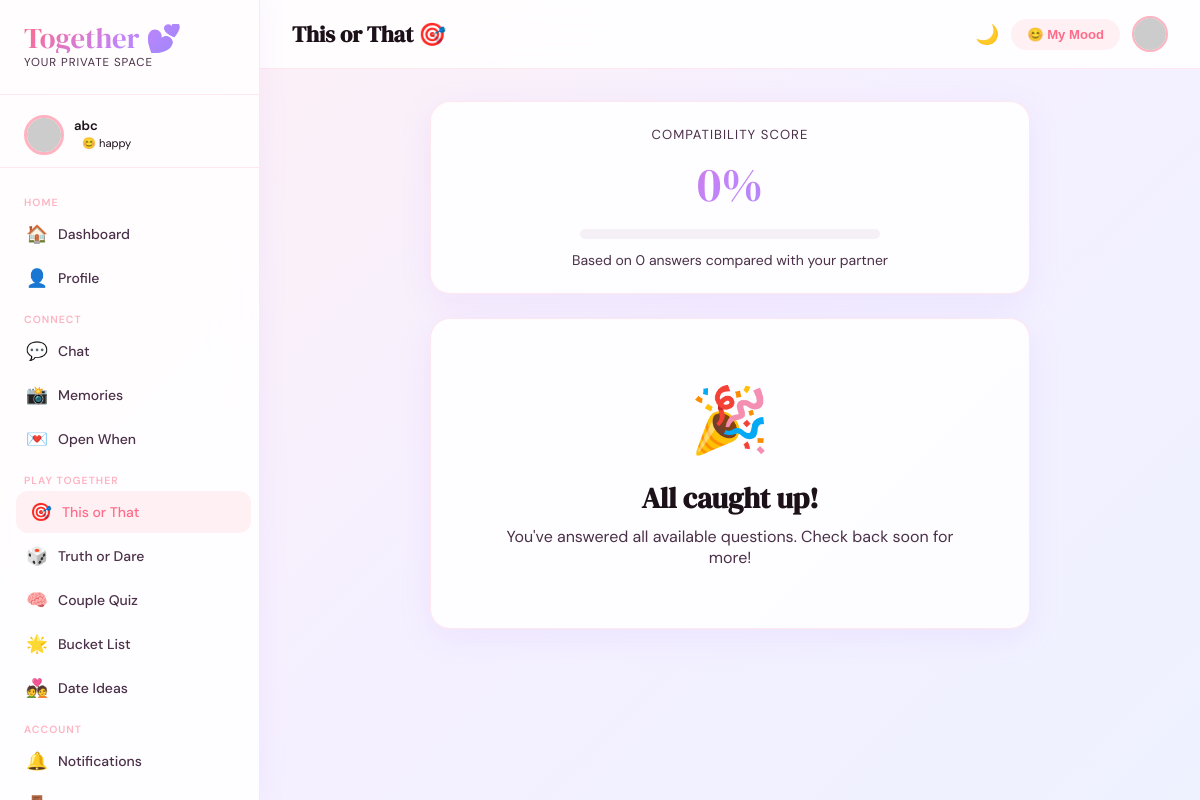
The page /games/this-or-that/ (signed in) on the database as committed earlier.
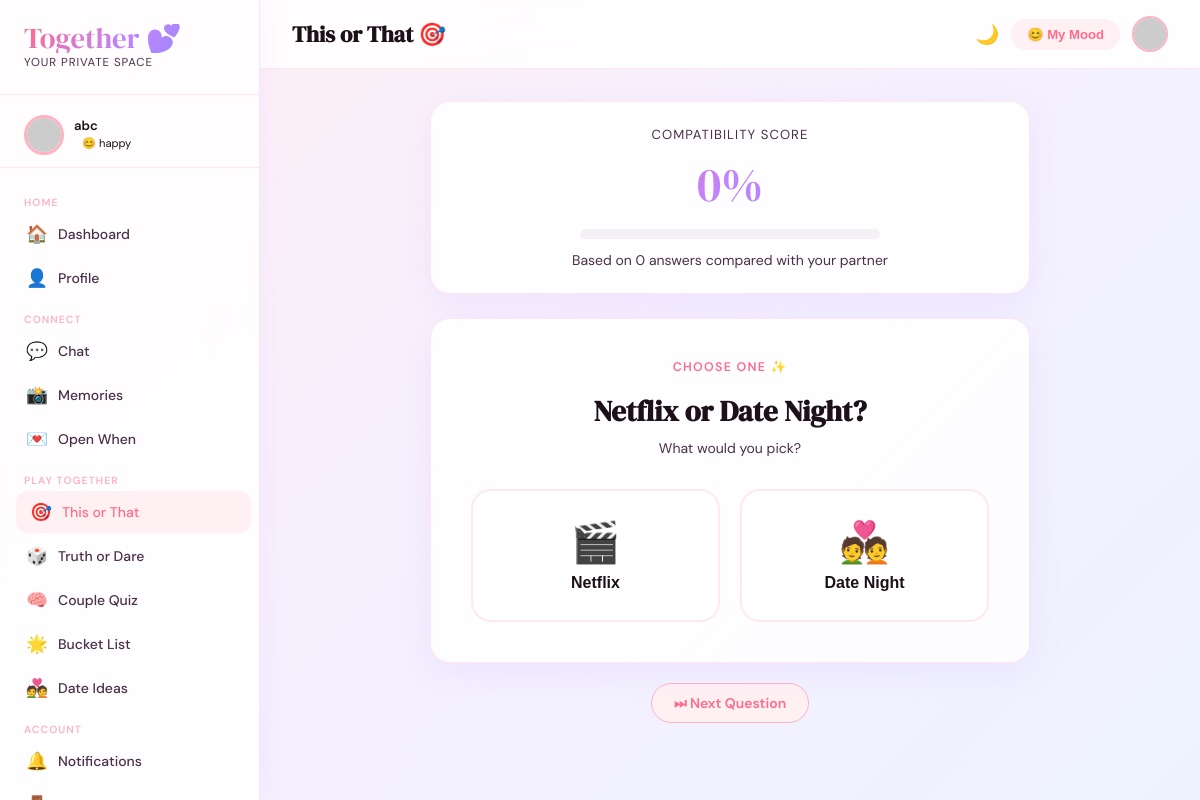
The same page on the database as committed later.
### accounts/models.py (models this page shows, shortened)
class User(AbstractUser):
    avatar = models.ImageField(upload_to='avatars/', null=True, blank=True)
    bio = models.TextField(blank=True)
    nickname = models.CharField(max_length=50, blank=True)
    invite_code = models.UUIDField(default=uuid.uuid4, unique=True, editable=False)
    partner = models.OneToOneField('self', null=True, blank=True, on_delete=models.SET_NULL, related_name='partner_of')
    couple_since = models.DateField(null=True, blank=True)
    anniversary = models.DateField(null=True, blank=True)
    next_meeting = models.DateField(null=True, blank=True)
    current_mood = models.CharField(max_length=50, blank=True, default='happy')
    mood_message = models.CharField(max_length=200, blank=True)
    streak_count = models.IntegerField(default=0)
    last_active = models.DateTimeField(auto_now=True)
    theme_preference = models.CharField(max_length=20, default='light', choices=[('light','Light'),('dark','Dark')])
    def get_avatar_url(self):
        if self.avatar:
            return self.avatar.url
        return f"https://api.dicebear.com/7.x/adventurer/svg?seed={self.username}"
    def is_coupled(self):
        return self.partner is not None

### games/models.py (models this page shows)
class ThisOrThatQuestion(models.Model):
    question = models.CharField(max_length=200)
    option_a = models.CharField(max_length=100)
    option_b = models.CharField(max_length=100)
    emoji_a = models.CharField(max_length=10, default='☕')
    emoji_b = models.CharField(max_length=10, default='🍵')

### games/views.py (the view)
@login_required
def this_or_that(request):
    user = request.user
    all_qs    = list(ThisOrThatQuestion.objects.all())
    answered  = set(
        ThisOrThatAnswer.objects.filter(user=user)
                                .values_list('question_id', flat=True)
    )
    unanswered = [q for q in all_qs if q.id not in answered]
    if unanswered:
        question = random.choice(unanswered)
    elif all_qs:
        question = random.choice(all_qs)
    else:
        question = None
    my_answer      = None
    partner_answer = None
    match_pct      = 0
    match_count    = 0
    total_compared = 0
    if question:
        my_answer = ThisOrThatAnswer.objects.filter(
            user=user, question=question
        ).first()
        if user.partner:
            partner_answer = ThisOrThatAnswer.objects.filter(
                user=user.partner, question=question
            ).first()
            my_ans_map = dict(
                ThisOrThatAnswer.objects.filter(user=user)
                                        .values_list('question_id', 'answer')
            )
            partner_ans_map = dict(
                ThisOrThatAnswer.objects.filter(user=user.partner)
                                        .values_list('question_id', 'answer')
            )
            common_ids = set(my_ans_map) & set(partner_ans_map)
            total_compared = len(common_ids)
            match_count    = sum(
                1 for qid in common_ids
                if my_ans_map[qid] == partner_ans_map[qid]
            )
            match_pct = int(match_count / total_compared * 100) if total_compared else 0
    return render(request, 'games/this_or_that.html', {
        'question':       question,
        'my_answer':      my_answer,
        'partner_answer': partner_answer,
        'match_pct':      match_pct,
        'match_count':    match_count,
        'total_compared': total_compared,
        'answered_total': len(answered),
        'total_qs':       len(all_qs),
    })

### templates/games/this_or_that.html (shortened to what this page needs)
{% extends 'base.html' %}
{% block nav_tot %}active{% endblock %}
{% block page_title %}This or That 🎯{% endblock %}
{% block content %}
{% load static %}
<div style="max-width:600px;margin:0 auto;" class="fade-in">
  <div class="glass-card" style="padding:24px;margin-bottom:24px;text-align:center;">
    <p style="color:var(--ink-soft);font-size:0.82rem;text-transform:uppercase;letter-spacing:0.08em;margin-bottom:8px;">Compatibility Score</p>
    <div style="font-family:'DM Serif Display',serif;font-size:3rem;background:var(--gradient);-webkit-background-clip:text;-webkit-text-fill-color:transparent;background-clip:text;">{{ match_pct }}%</div>
    <div class="match-bar" style="margin:12px auto;max-width:300px;">
    </div>
    <p style="color:var(--ink-soft);font-size:0.875rem;">Based on {{ total_compared }} answer{{ total_compared|pluralize }} compared with your partner</p>
  </div>
  {% if question %}
  <div class="glass-card" style="padding:40px;text-align:center;" id="questionCard">
    <div style="font-size:0.78rem;text-transform:uppercase;letter-spacing:0.1em;color:var(--rose);font-weight:600;margin-bottom:16px;">Choose one ✨</div>
    <h2 style="font-family:'DM Serif Display',serif;font-size:1.8rem;margin-bottom:8px;color:var(--ink);">{{ question.question }}</h2>
    <p style="color:var(--ink-soft);font-size:0.875rem;margin-bottom:32px;">What would you pick?</p>
    <div class="this-or-that-options" id="options">
      <button class="option-btn" id="btnA" onclick="answer('A', this)">
        <span class="option-emoji">{{ question.emoji_a }}</span>
        <span>{{ question.option_a }}</span>
      </button>
      <button class="option-btn" id="btnB" onclick="answer('B', this)">
        <span class="option-emoji">{{ question.emoji_b }}</span>
        <span>{{ question.option_b }}</span>
      </button>
    </div>
  </div>
  <div style="text-align:center;margin-top:20px;">
    <a href="{% url 'this_or_that' %}" class="btn-soft">⏭ Next Question</a>
  </div>
  {% else %}
  <div class="glass-card" style="padding:60px;text-align:center;">
    <div style="font-size:4rem;margin-bottom:16px;">🎉</div>
    <h2 style="font-family:'DM Serif Display',serif;font-size:1.8rem;margin-bottom:8px;">All caught up!</h2>
    <p style="color:var(--ink-soft);">You've answered all available questions. Check back soon for more!</p>
  </div>
  {% endif %}
</div>
{% endblock %}

### templates/base.html (shortened to what this page needs)
<!DOCTYPE html>
<html lang="en" data-theme="{{ request.user.theme_preference|default:'light' }}">
<head>
  <link rel="stylesheet" href="https://cdnjs.cloudflare.com/ajax/libs/font-awesome/6.5.0/css/all.min.css">
  {% load static %}
  <link rel="stylesheet" href="{% static 'css/together.css' %}">
</head>
<body>
{% if user.is_authenticated %}
<aside class="sidebar" id="sidebar">
  <div class="sidebar-logo">
    <div class="brand">Together 💕</div>
    <div class="tagline">your private space</div>
  </div>
  {% if user.is_coupled %}
  <div style="padding: 12px 24px; border-bottom: 1px solid var(--card-border); margin-bottom: 8px;">
    <div style="display:flex;align-items:center;gap:10px;">
      <img src="{{ user.partner.get_avatar_url }}" alt="partner" class="partner-avatar" style="width:40px;height:40px;">
      <div>
        <div style="font-size:0.82rem;font-weight:600;color:var(--ink);">{{ user.partner.first_name|default:user.partner.username }}</div>
        <div class="partner-mood" style="font-size:0.7rem;padding:2px 8px;">
          {% if user.partner.current_mood == 'happy' %}😊
          {% elif user.partner.current_mood == 'missing' %}💭
          {% elif user.partner.current_mood == 'busy' %}💼
          {% elif user.partner.current_mood == 'tired' %}😴
          {% elif user.partner.current_mood == 'sad' %}😢
          {% elif user.partner.current_mood == 'excited' %}🎉
          {% elif user.partner.current_mood == 'love' %}❤️
          {% else %}✨{% endif %}
          {{ user.partner.current_mood|default:"online" }}
        </div>
      </div>
    </div>
  </div>
  {% endif %}
  <nav class="sidebar-nav">
    <div class="nav-section-title">Home</div>
    <a href="{% url 'dashboard' %}" class="nav-link {% block nav_dashboard %}{% endblock %}">
      <span class="icon">🏠</span> Dashboard
    </a>
    <a href="{% url 'profile' %}" class="nav-link {% block nav_profile %}{% endblock %}">
      <span class="icon">👤</span> Profile
    </a>
    <div class="nav-section-title">Connect</div>
    <a href="{% url 'chat' %}" class="nav-link {% block nav_chat %}{% endblock %}">
      <span class="icon">💬</span> Chat
    </a>
    <a href="{% url 'memory_list' %}" class="nav-link {% block nav_memories %}{% endblock %}">
      <span class="icon">📸</span> Memories
    </a>
    <a href="{% url 'open_when_list' %}" class="nav-link {% block nav_openwhen %}{% endblock %}">
      <span class="icon">💌</span> Open When
    </a>
    <div class="nav-section-title">Play Together</div>
    <a href="{% url 'this_or_that' %}" class="nav-link {% block nav_tot %}{% endblock %}">
      <span class="icon">🎯</span> This or That
    </a>
    <a href="{% url 'truth_or_dare' %}" class="nav-link {% block nav_tod %}{% endblock %}">
      <span class="icon">🎲</span> Truth or Dare
    </a>
    <a href="{% url 'quiz' %}" class="nav-link {% block nav_quiz %}{% endblock %}">
      <span class="icon">🧠</span> Couple Quiz
    </a>
    <a href="{% url 'bucket_list' %}" class="nav-link {% block nav_bucket %}{% endblock %}">
      <span class="icon">🌟</span> Bucket List
    </a>
    <a href="{% url 'date_ideas' %}" class="nav-link {% block nav_date %}{% endblock %}">
      <span class="icon">💑</span> Date Ideas
    </a>
    <div class="nav-section-title">Account</div>
    <a href="{% url 'notifications' %}" class="nav-link {% block nav_notif %}{% endblock %}">
      <span class="icon">🔔</span> Notifications
    </a>
    <a href="{% url 'logout' %}" class="nav-link">
      <span class="icon">🚪</span> Log Out
    </a>
  </nav>
</aside>
<div class="main-content">
  <div class="topbar">
    <div style="display:flex;align-items:center;gap:16px;">
      <h1 class="topbar-title">{% block page_title %}{% endblock %}</h1>
    </div>
    <div style="display:flex;align-items:center;gap:12px;">
      <button onclick="toggleTheme()" style="background:none;border:none;cursor:pointer;font-size:1.2rem;" title="Toggle theme">
        <span id="themeIcon">{% if request.user.theme_preference == 'dark' %}☀️{% else %}🌙{% endif %}</span>
      </button>
      <div style="position:relative;">
        <button onclick="document.getElementById('moodPicker').classList.toggle('show')" style="background:var(--rose-pale);border:none;padding:8px 16px;border-radius:50px;cursor:pointer;font-size:0.82rem;color:var(--rose);font-weight:600;">
          {% if request.user.current_mood == 'happy' %}😊
          {% elif request.user.current_mood == 'missing' %}💭
          {% elif request.user.current_mood == 'busy' %}💼
          {% elif request.user.current_mood == 'sad' %}😢
          {% elif request.user.current_mood == 'excited' %}🎉
          {% else %}✨{% endif %}
          My Mood
        </button>
      </div>
      <img src="{{ request.user.get_avatar_url }}" alt="me" style="width:36px;height:36px;border-radius:50%;object-fit:cover;border:2px solid var(--rose-light);">
    </div>
  </div>
  <div class="content-area">
    {% block content %}{% endblock %}
  </div>
</div>
{% else %}
{% block fullpage %}{% endblock %}
{% endif %}
</body>
</html>

### static/css/together.css (style rules this page uses)
:root { --rose: #FF6B8A; --rose-light: #FFB3C1; --rose-pale: #FFF0F3; --mauve: #C084FC; --mauve-light: #E9D5FF; --amber: #F59E0B; --teal: #14B8A6; --cream: #FEFCE8; --ink: #1C1019; --ink-soft: #4A3048; --mist: #F5F0F6; --card-bg: rgba(255,255,255,0.85); --card-border: rgba(255,107,138,0.15); --shadow: 0 8px 32px rgba(192, 132, 252, 0.12); --shadow-hover: 0 16px 48px rgba(255,107,138,0.2); --radius: 20px; --radius-sm: 12px; --sidebar-w: 260px; --gradient: linear-gradient(135deg, #FF6B8A 0%, #C084FC 50%, #818CF8 100%); --gradient-soft: linear-gradient(135deg, #FFF0F3 0%, #F5F0FF 50%, #EEF2FF 100%); }
* { box-sizing: border-box; margin: 0; padding: 0; }
body { font-family: 'DM Sans', sans-serif; background: var(--gradient-soft); color: var(--ink); min-height: 100vh; background-attachment: fixed; }
.sidebar { position: fixed; left: 0; top: 0; bottom: 0; width: var(--sidebar-w); background: var(--card-bg); backdrop-filter: blur(20px); -webkit-backdrop-filter: blur(20px); border-right: 1px solid var(--card-border); z-index: 100; display: flex; flex-direction: column; padding: 24px 0; box-shadow: 4px 0 24px rgba(192,132,252,0.08); transition: transform 0.3s ease; overflow-y: auto; }
.sidebar-logo { padding: 0 24px 24px; border-bottom: 1px solid var(--card-border); margin-bottom: 8px; }
.sidebar-logo .brand { font-family: 'DM Serif Display', serif; font-size: 1.8rem; background: var(--gradient); -webkit-background-clip: text; -webkit-text-fill-color: transparent; background-clip: text; line-height: 1; }
.sidebar-logo .tagline { font-size: 0.72rem; color: var(--ink-soft); letter-spacing: 0.08em; text-transform: uppercase; margin-top: 2px; }
.sidebar-nav { flex: 1; padding: 8px 12px; }
.nav-section-title { font-size: 0.65rem; text-transform: uppercase; letter-spacing: 0.1em; color: var(--rose-light); padding: 12px 12px 4px; font-weight: 600; }
.nav-link { display: flex; align-items: center; gap: 10px; padding: 10px 14px; border-radius: var(--radius-sm); color: var(--ink-soft); text-decoration: none; font-size: 0.875rem; font-weight: 500; transition: all 0.2s ease; margin-bottom: 2px; }
.nav-link:hover, .nav-link.active { background: var(--rose-pale); color: var(--rose); transform: translateX(4px); }
.nav-link .icon { font-size: 1.1rem; width: 22px; text-align: center; }
.main-content { margin-left: var(--sidebar-w); min-height: 100vh; position: relative; z-index: 1; }
.topbar { position: sticky; top: 0; background: var(--card-bg); backdrop-filter: blur(20px); -webkit-backdrop-filter: blur(20px); border-bottom: 1px solid var(--card-border); padding: 16px 32px; display: flex; align-items: center; justify-content: space-between; z-index: 50; }
.topbar-title { font-family: 'DM Serif Display', serif; font-size: 1.4rem; color: var(--ink); }
.content-area { padding: 32px; }
.glass-card { background: var(--card-bg); backdrop-filter: blur(20px); -webkit-backdrop-filter: blur(20px); border: 1px solid var(--card-border); border-radius: var(--radius); box-shadow: var(--shadow); transition: transform 0.25s ease, box-shadow 0.25s ease; }
.btn-soft { background: var(--rose-pale); color: var(--rose); border: 1px solid var(--rose-light); padding: 10px 22px; border-radius: 50px; font-weight: 600; font-size: 0.875rem; cursor: pointer; transition: all 0.2s; text-decoration: none; display: inline-flex; align-items: center; gap: 6px; }
.this-or-that-options { display: grid; grid-template-columns: 1fr 1fr; gap: 20px; margin-top: 24px; }
.option-btn { padding: 28px 20px; border-radius: var(--radius); border: 2px solid var(--card-border); background: var(--card-bg); cursor: pointer; transition: all 0.25s; font-size: 1rem; font-weight: 600; color: var(--ink); display: flex; flex-direction: column; align-items: center; gap: 8px; width: 100%; }
.option-emoji { font-size: 2.5rem; }
.match-bar { height: 10px; border-radius: 10px; background: var(--mist); overflow: hidden; }
.partner-avatar { width: 64px; height: 64px; border-radius: 50%; object-fit: cover; border: 3px solid var(--rose-light); }
.fade-in { animation: fadeIn 0.5s ease both; }

Rows that differ between the two databases and show on the page:
added ThisOrThatQuestion: question "Netflix or Date Night?", emoji_a "🎬", option_a "Netflix", emoji_b "💑", option_b "Date Night"
Other text that changed with them:
text no longer shown: "🎉 All caught up! You've answered all available questions. Check back soon for more!"
text now shown: "CHOOSE ONE ✨ What would you pick? ⏭ Next Question"
